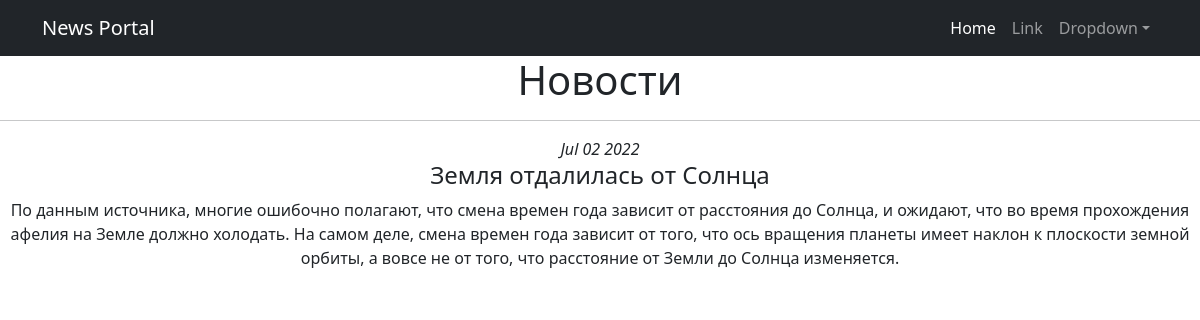
The page /posts/4 on the database its author committed.
### news/models.py (models this page shows, shortened)
class Post(models.Model):
    article = 'AR'
    news = 'NW'
    POSTKINDS = [
        (article, 'Статья'),
        (news, 'Новость')
    ]
    author = models.ForeignKey('Author', on_delete=models.CASCADE, related_name='posts')
    category = models.ManyToManyField('Category', through='PostCategory')
    post_kind = models.CharField(max_length=2,
                                 choices=POSTKINDS,
                                 default=article)
    time_create = models.DateTimeField(auto_now=True)
    title = models.CharField(max_length=255)
    text = models.TextField()
    rating = models.IntegerField(default=0)

### news/views.py (the view)
# urls.py: path('<int:pk>', PostDetail.as_view()),
class PostDetail(DetailView):
    model = Post
    template_name = 'post.html'
    context_object_name = 'post'

### news/templatetags/custom_filters.py (called while the page is built)
@register.filter()
def censor(text):
    if not type(text) == str:
        raise ValueError('Filter censor gets strings only.')
    censed_text = ''
    words = re.findall(r'[0-9]+|[A-z]+|[А-я,ё]+|\S| |', text)
    for word in words:
        if word in CENS_WORDS:
            word = word[0] + '*' * (len(word) - 1)
        censed_text += word
    return censed_text

### templates/post.html (shortened to what this page needs)
{% extends 'flatpages/default.html' %}
{% load custom_filters %}
{% block content %}
   <h1>Новости</h1>
   <hr>
    <i>{{ post.time_create|date:'M d Y' }}</i>
    <h4>{{ post.title|censor }}</h4>
        {{ post.text|censor }}
{% endblock content %}

### rows shown on the page
Post: time_create "Jul 02 2022", title|censor "Земля отдалилась от Солнца", text|censor "По данным источника, многие ошибочно полагают, что смена времен года зависит от расстояния до Солнца, и ожидают, что во время прохождения афелия на Земле должно холодать. На самом деле, смена времен года зависит от того, что ось вращения планеты имеет наклон к плоскости земной орбиты, а вовсе не от того, что расстояние от Земли до Солнца изменяется."
